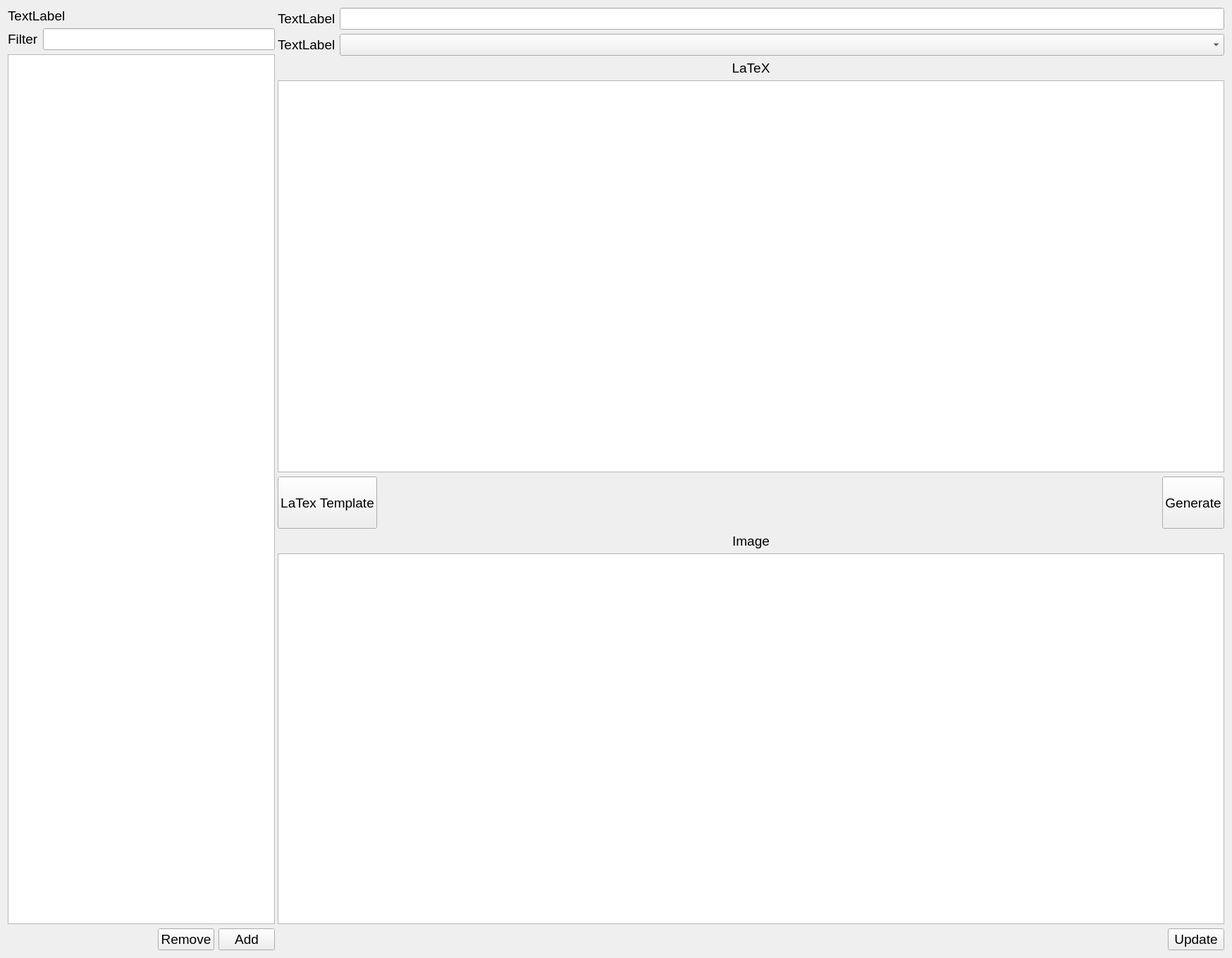
<?xml version="1.0" encoding="UTF-8"?>
<ui version="4.0">
 <class>genericForm</class>
 <widget class="QWidget" name="genericForm">
  <property name="geometry">
   <rect>
    <x>0</x>
    <y>0</y>
    <width>1748</width>
    <height>1359</height>
   </rect>
  </property>
  <property name="windowTitle">
   <string>Form</string>
  </property>
  <layout class="QVBoxLayout" name="verticalLayout_2">
   <item>
    <widget class="QSplitter" name="splitter">
     <property name="orientation">
      <enum>Qt::Horizontal</enum>
     </property>
     <widget class="QWidget" name="layoutWidget">
      <layout class="QVBoxLayout" name="items_layout">
       <item>
        <widget class="QLabel" name="list_label">
         <property name="font">
          <font>
           <pointsize>14</pointsize>
          </font>
         </property>
         <property name="text">
          <string>TextLabel</string>
         </property>
         <property name="buddy">
          <cstring>listWidget</cstring>
         </property>
        </widget>
       </item>
       <item>
        <layout class="QHBoxLayout" name="filter_hLayout">
         <item>
          <widget class="QLabel" name="filter_label">
           <property name="font">
            <font>
             <pointsize>14</pointsize>
            </font>
           </property>
           <property name="text">
            <string>Filter</string>
           </property>
           <property name="buddy">
            <cstring>filter_lineEdit</cstring>
           </property>
          </widget>
         </item>
         <item>
          <widget class="QLineEdit" name="filter_lineEdit">
           <property name="font">
            <font>
             <pointsize>14</pointsize>
            </font>
           </property>
          </widget>
         </item>
        </layout>
       </item>
       <item>
        <widget class="QListWidget" name="listWidget"/>
       </item>
       <item>
        <layout class="QHBoxLayout" name="addRemove_hLayout">
         <item>
          <spacer name="horizontalSpacer">
           <property name="font">
            <font>
             <pointsize>14</pointsize>
            </font>
           </property>
           <property name="orientation">
            <enum>Qt::Horizontal</enum>
           </property>
           <property name="sizeHint" stdset="0">
            <size>
             <width>40</width>
             <height>20</height>
            </size>
           </property>
          </spacer>
         </item>
         <item>
          <widget class="QPushButton" name="remove_btn">
           <property name="font">
            <font>
             <pointsize>14</pointsize>
            </font>
           </property>
           <property name="text">
            <string>Remove</string>
           </property>
          </widget>
         </item>
         <item>
          <widget class="QPushButton" name="add_btn">
           <property name="font">
            <font>
             <pointsize>14</pointsize>
            </font>
           </property>
           <property name="text">
            <string>Add</string>
           </property>
          </widget>
         </item>
        </layout>
       </item>
      </layout>
     </widget>
     <widget class="QWidget" name="">
      <layout class="QVBoxLayout" name="verticalLayout">
       <item>
        <layout class="QFormLayout" name="formLayout">
         <item row="0" column="0">
          <widget class="QLabel" name="name_label">
           <property name="font">
            <font>
             <pointsize>14</pointsize>
            </font>
           </property>
           <property name="text">
            <string>TextLabel</string>
           </property>
           <property name="buddy">
            <cstring>name_lineEdit</cstring>
           </property>
          </widget>
         </item>
         <item row="0" column="1">
          <widget class="QLineEdit" name="name_lineEdit">
           <property name="font">
            <font>
             <pointsize>14</pointsize>
            </font>
           </property>
          </widget>
         </item>
         <item row="1" column="0">
          <widget class="QLabel" name="type_label">
           <property name="sizePolicy">
            <sizepolicy hsizetype="Minimum" vsizetype="Preferred">
             <horstretch>0</horstretch>
             <verstretch>0</verstretch>
            </sizepolicy>
           </property>
           <property name="font">
            <font>
             <pointsize>14</pointsize>
            </font>
           </property>
           <property name="text">
            <string>TextLabel</string>
           </property>
           <property name="buddy">
            <cstring>type_comboBox</cstring>
           </property>
          </widget>
         </item>
         <item row="1" column="1">
          <widget class="QComboBox" name="type_comboBox">
           <property name="font">
            <font>
             <pointsize>14</pointsize>
            </font>
           </property>
          </widget>
         </item>
        </layout>
       </item>
       <item>
        <widget class="QLabel" name="latex_label">
         <property name="font">
          <font>
           <pointsize>14</pointsize>
          </font>
         </property>
         <property name="text">
          <string>LaTeX</string>
         </property>
         <property name="alignment">
          <set>Qt::AlignCenter</set>
         </property>
         <property name="buddy">
          <cstring>textEdit</cstring>
         </property>
        </widget>
       </item>
       <item>
        <widget class="QTextEdit" name="textEdit">
         <property name="font">
          <font>
           <pointsize>14</pointsize>
          </font>
         </property>
        </widget>
       </item>
       <item>
        <layout class="QHBoxLayout" name="latexBtns_hLayout">
         <item>
          <widget class="QPushButton" name="latexTemplate_btn">
           <property name="sizePolicy">
            <sizepolicy hsizetype="Preferred" vsizetype="Fixed">
             <horstretch>0</horstretch>
             <verstretch>0</verstretch>
            </sizepolicy>
           </property>
           <property name="minimumSize">
            <size>
             <width>0</width>
             <height>74</height>
            </size>
           </property>
           <property name="font">
            <font>
             <pointsize>14</pointsize>
            </font>
           </property>
           <property name="text">
            <string>LaTex Template</string>
           </property>
          </widget>
         </item>
         <item>
          <spacer name="horizontalSpacer_latex">
           <property name="orientation">
            <enum>Qt::Horizontal</enum>
           </property>
           <property name="sizeHint" stdset="0">
            <size>
             <width>40</width>
             <height>20</height>
            </size>
           </property>
          </spacer>
         </item>
         <item>
          <widget class="QPushButton" name="generate_btn">
           <property name="sizePolicy">
            <sizepolicy hsizetype="Preferred" vsizetype="Fixed">
             <horstretch>0</horstretch>
             <verstretch>0</verstretch>
            </sizepolicy>
           </property>
           <property name="minimumSize">
            <size>
             <width>0</width>
             <height>74</height>
            </size>
           </property>
           <property name="font">
            <font>
             <pointsize>14</pointsize>
            </font>
           </property>
           <property name="text">
            <string>Generate</string>
           </property>
          </widget>
         </item>
        </layout>
       </item>
       <item>
        <layout class="QVBoxLayout" name="image_vLayout">
         <item>
          <widget class="QLabel" name="image_label">
           <property name="font">
            <font>
             <pointsize>14</pointsize>
            </font>
           </property>
           <property name="text">
            <string>Image</string>
           </property>
           <property name="alignment">
            <set>Qt::AlignCenter</set>
           </property>
           <property name="buddy">
            <cstring>image_gView</cstring>
           </property>
          </widget>
         </item>
         <item>
          <widget class="QGraphicsView" name="image_gView">
           <property name="minimumSize">
            <size>
             <width>907</width>
             <height>369</height>
            </size>
           </property>
           <property name="font">
            <font>
             <pointsize>14</pointsize>
            </font>
           </property>
          </widget>
         </item>
        </layout>
       </item>
       <item>
        <layout class="QHBoxLayout" name="update_hLayout">
         <item>
          <spacer name="update_spacer">
           <property name="font">
            <font>
             <pointsize>14</pointsize>
            </font>
           </property>
           <property name="orientation">
            <enum>Qt::Horizontal</enum>
           </property>
           <property name="sizeHint" stdset="0">
            <size>
             <width>40</width>
             <height>20</height>
            </size>
           </property>
          </spacer>
         </item>
         <item>
          <widget class="QPushButton" name="update_btn">
           <property name="font">
            <font>
             <pointsize>14</pointsize>
            </font>
           </property>
           <property name="text">
            <string>Update</string>
           </property>
          </widget>
         </item>
        </layout>
       </item>
      </layout>
     </widget>
    </widget>
   </item>
  </layout>
 </widget>
 <resources/>
 <connections/>
</ui>
